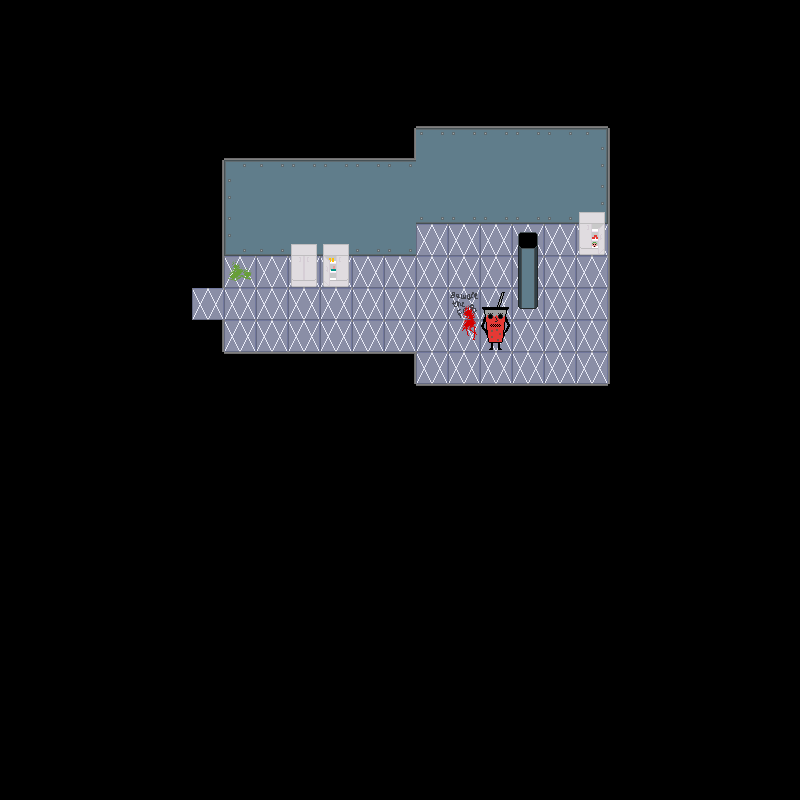

Rendered tile map (Tiled .tmx) drawn with the repository's tilesets; below, a short description and the full map source, tile grids included:
An orthogonal 25x25 tile map with 32x32 px tiles, 5 tile layers (backgroundLayer, wallLayer, objectLayer, objectAboveLayer, ...), 2 tilesets and 1 object.

<map version="1.2" tiledversion="1.2.3" orientation="orthogonal" renderorder="right-down" width="25" height="25" tilewidth="32" tileheight="32" infinite="0" nextlayerid="7" nextobjectid="2">
 <tileset firstgid="1" name="f2tiles" tilewidth="32" tileheight="32" tilecount="56" columns="8">
  <image source="../../assets/Floor 2/f2spritesheet.png" width="256" height="224" />
 </tileset>
 <tileset firstgid="57" name="f2objs" tilewidth="32" tileheight="32" tilecount="16" columns="4">
  <image source="../../assets/Floor 2/objspritesheet.png" width="128" height="128" />
 </tileset>
 <layer id="1" name="backgroundLayer" width="25" height="25">
  <data encoding="csv">
1,1,1,1,1,1,1,1,1,1,1,1,1,1,1,1,1,1,1,1,1,1,1,1,1,
1,1,1,1,1,1,1,1,1,1,1,1,1,1,1,1,1,1,1,1,1,1,1,1,1,
1,1,1,1,1,1,1,1,1,1,1,1,1,1,1,1,1,1,1,1,1,1,1,1,1,
1,1,1,1,1,1,1,1,1,1,1,1,1,1,1,1,1,1,1,1,1,1,1,1,1,
1,1,1,1,1,1,1,1,1,1,1,1,1,1,1,1,1,1,1,1,1,1,1,1,1,
1,1,1,1,1,1,1,1,1,1,1,1,1,1,1,1,1,1,1,1,1,1,1,1,1,
1,1,1,1,1,1,1,1,1,1,1,1,1,1,1,1,1,1,1,1,1,1,1,1,1,
1,1,1,1,1,1,1,1,1,1,1,1,1,36,36,36,36,36,36,1,1,1,1,1,1,
1,1,1,1,1,1,1,43,36,36,36,36,36,36,36,36,36,36,36,1,1,1,1,1,1,
1,1,1,1,1,1,36,36,36,36,36,36,36,36,47,36,36,36,36,1,1,1,1,1,1,
1,1,1,1,1,1,1,36,36,36,36,36,36,36,46,36,36,36,36,1,1,1,1,1,1,
1,1,1,1,1,1,1,1,1,1,1,1,1,36,36,36,36,36,36,1,1,1,1,1,1,
1,1,1,1,1,1,1,1,1,1,1,1,1,1,1,1,1,1,1,1,1,1,1,1,1,
1,1,1,1,1,1,1,1,1,1,1,1,1,1,1,1,1,1,1,1,1,1,1,1,1,
1,1,1,1,1,1,1,1,1,1,1,1,1,1,1,1,1,1,1,1,1,1,1,1,1,
1,1,1,1,1,1,1,1,1,1,1,1,1,1,1,1,1,1,1,1,1,1,1,1,1,
1,1,1,1,1,1,1,1,1,1,1,1,1,1,1,1,1,1,1,1,1,1,1,1,1,
1,1,1,1,1,1,1,1,1,1,1,1,1,1,1,1,1,1,1,1,1,1,1,1,1,
1,1,1,1,1,1,1,1,1,1,1,1,1,1,1,1,1,1,1,1,1,1,1,1,1,
1,1,1,1,1,1,1,1,1,1,1,1,1,1,1,1,1,1,1,1,1,1,1,1,1,
1,1,1,1,1,1,1,1,1,1,1,1,1,1,1,1,1,1,1,1,1,1,1,1,1,
1,1,1,1,1,1,1,1,1,1,1,1,1,1,1,1,1,1,1,1,1,1,1,1,1,
1,1,1,1,1,1,1,1,1,1,1,1,1,1,1,1,1,1,1,1,1,1,1,1,1,
1,1,1,1,1,1,1,1,1,1,1,1,1,1,1,1,1,1,1,1,1,1,1,1,1,
1,1,1,1,1,1,1,1,1,1,1,1,1,1,1,1,1,1,1,1,1,1,1,1,1
</data>
 </layer>
 <layer id="2" name="wallLayer" width="25" height="25">
  <data encoding="csv">
0,0,0,0,0,0,0,0,0,0,0,0,0,0,0,0,0,0,0,0,0,0,0,0,0,
0,0,0,0,0,0,0,0,0,0,0,0,0,0,0,0,0,0,0,0,0,0,0,0,0,
0,0,0,0,0,0,0,0,0,0,0,0,0,0,0,0,0,0,0,0,0,0,0,0,0,
0,0,0,0,0,0,0,0,0,0,0,0,0,7,7,7,7,7,7,1,0,0,0,0,0,
0,0,0,0,0,0,1,7,7,7,7,7,4,27,27,27,27,27,29,6,0,0,0,0,0,
0,0,0,0,0,0,5,28,27,27,27,27,27,22,22,22,22,22,26,6,0,0,0,0,0,
0,0,0,0,0,0,5,23,22,22,22,22,22,25,25,25,25,25,31,6,0,0,0,0,0,
0,0,0,0,0,0,5,30,25,25,25,25,25,0,0,0,0,0,0,6,0,0,0,0,0,
0,0,0,0,0,1,5,0,0,0,0,0,0,0,0,0,0,0,0,6,0,0,0,0,0,
0,0,0,0,0,1,0,0,0,0,0,0,0,0,0,0,0,0,0,6,0,0,0,0,0,
0,0,0,0,0,1,5,0,0,0,0,0,0,0,0,0,0,0,0,6,0,0,0,0,0,
0,0,0,0,0,0,1,2,2,2,2,2,10,0,0,0,0,0,0,6,0,0,0,0,0,
0,0,0,0,0,0,0,0,0,0,0,0,1,2,2,2,2,2,2,1,0,0,0,0,0,
0,0,0,0,0,0,0,0,0,0,0,0,0,0,0,0,0,0,0,0,0,0,0,0,0,
0,0,0,0,0,0,0,0,0,0,0,0,0,0,0,0,0,0,0,0,0,0,0,0,0,
0,0,0,0,0,0,0,0,0,0,0,0,0,0,0,0,0,0,0,0,0,0,0,0,0,
0,0,0,0,0,0,0,0,0,0,0,0,0,0,0,0,0,0,0,0,0,0,0,0,0,
0,0,0,0,0,0,0,0,0,0,0,0,0,0,0,0,0,0,0,0,0,0,0,0,0,
0,0,0,0,0,0,0,0,0,0,0,0,0,0,0,0,0,0,0,0,0,0,0,0,0,
0,0,0,0,0,0,0,0,0,0,0,0,0,0,0,0,0,0,0,0,0,0,0,0,0,
0,0,0,0,0,0,0,0,0,0,0,0,0,0,0,0,0,0,0,0,0,0,0,0,0,
0,0,0,0,0,0,0,0,0,0,0,0,0,0,0,0,0,0,0,0,0,0,0,0,0,
0,0,0,0,0,0,0,0,0,0,0,0,0,0,0,0,0,0,0,0,0,0,0,0,0,
0,0,0,0,0,0,0,0,0,0,0,0,0,0,0,0,0,0,0,0,0,0,0,0,0,
0,0,0,0,0,0,0,0,0,0,0,0,0,0,0,0,0,0,0,0,0,0,0,0,0
</data>
 </layer>
 <layer id="3" name="objectLayer" width="25" height="25">
  <data encoding="csv">
0,0,0,0,0,0,0,0,0,0,0,0,0,0,0,0,0,0,0,0,0,0,0,0,0,
0,0,0,0,0,0,0,0,0,0,0,0,0,0,0,0,0,0,0,0,0,0,0,0,0,
0,0,0,0,0,0,0,0,0,0,0,0,0,0,0,0,0,0,0,0,0,0,0,0,0,
0,0,0,0,0,0,0,0,0,0,0,0,0,0,0,0,0,0,0,0,0,0,0,0,0,
0,0,0,0,0,0,0,0,0,0,0,0,0,0,0,0,0,0,0,0,0,0,0,0,0,
0,0,0,0,0,0,0,0,0,0,0,0,0,0,0,0,0,0,0,0,0,0,0,0,0,
0,0,0,0,0,0,0,0,0,0,0,0,0,0,0,0,0,0,63,0,0,0,0,0,0,
0,0,0,0,0,0,0,0,0,63,63,0,0,0,0,0,0,0,67,0,0,0,0,0,0,
0,0,0,0,0,0,0,0,0,65,2147483714,0,0,0,0,0,0,0,0,0,0,0,0,0,0,
0,0,0,0,0,0,0,0,0,0,0,0,0,0,0,0,57,0,0,0,0,0,0,0,0,
0,0,0,0,0,0,0,0,0,0,0,0,0,0,0,2147483718,0,0,0,0,0,0,0,0,0,
0,0,0,0,0,0,0,0,0,0,0,0,0,0,0,0,0,0,0,0,0,0,0,0,0,
0,0,0,0,0,0,0,0,0,0,0,0,0,0,0,0,0,0,0,0,0,0,0,0,0,
0,0,0,0,0,0,0,0,0,0,0,0,0,0,0,0,0,0,0,0,0,0,0,0,0,
0,0,0,0,0,0,0,0,0,0,0,0,0,0,0,0,0,0,0,0,0,0,0,0,0,
0,0,0,0,0,0,0,0,0,0,0,0,0,0,0,0,0,0,0,0,0,0,0,0,0,
0,0,0,0,0,0,0,0,0,0,0,0,0,0,0,0,0,0,0,0,0,0,0,0,0,
0,0,0,0,0,0,0,0,0,0,0,0,0,0,0,0,0,0,0,0,0,0,0,0,0,
0,0,0,0,0,0,0,0,0,0,0,0,0,0,0,0,0,0,0,0,0,0,0,0,0,
0,0,0,0,0,0,0,0,0,0,0,0,0,0,0,0,0,0,0,0,0,0,0,0,0,
0,0,0,0,0,0,0,0,0,0,0,0,0,0,0,0,0,0,0,0,0,0,0,0,0,
0,0,0,0,0,0,0,0,0,0,0,0,0,0,0,0,0,0,0,0,0,0,0,0,0,
0,0,0,0,0,0,0,0,0,0,0,0,0,0,0,0,0,0,0,0,0,0,0,0,0,
0,0,0,0,0,0,0,0,0,0,0,0,0,0,0,0,0,0,0,0,0,0,0,0,0,
0,0,0,0,0,0,0,0,0,0,0,0,0,0,0,0,0,0,0,0,0,0,0,0,0
</data>
 </layer>
 <layer id="4" name="objectAboveLayer" width="25" height="25">
  <data encoding="csv">
0,0,0,0,0,0,0,0,0,0,0,0,0,0,0,0,0,0,0,0,0,0,0,0,0,
0,0,0,0,0,0,0,0,0,0,0,0,0,0,0,0,0,0,0,0,0,0,0,0,0,
0,0,0,0,0,0,0,0,0,0,0,0,0,0,0,0,0,0,0,0,0,0,0,0,0,
0,0,0,0,0,0,0,0,0,0,0,0,0,0,0,0,0,0,0,0,0,0,0,0,0,
0,0,0,0,0,0,0,0,0,0,0,0,0,0,0,0,0,0,0,0,0,0,0,0,0,
0,0,0,0,0,0,0,0,0,0,0,0,0,0,0,0,0,0,0,0,0,0,0,0,0,
0,0,0,0,0,0,0,0,0,0,0,0,0,0,0,0,0,0,0,0,0,0,0,0,0,
0,0,0,0,0,0,0,0,0,0,0,0,0,0,0,0,58,0,0,0,0,0,0,0,0,
0,0,0,0,0,0,0,0,0,0,0,0,0,0,0,0,72,0,0,0,0,0,0,0,0,
0,0,0,0,0,0,0,0,0,0,0,0,0,0,0,2147483719,0,0,0,0,0,0,0,0,0,
0,0,0,0,0,0,0,0,0,0,0,0,0,0,0,0,0,0,0,0,0,0,0,0,0,
0,0,0,0,0,0,0,0,0,0,0,0,0,0,0,0,0,0,0,0,0,0,0,0,0,
0,0,0,0,0,0,0,0,0,0,0,0,0,0,0,0,0,0,0,0,0,0,0,0,0,
0,0,0,0,0,0,0,0,0,0,0,0,0,0,0,0,0,0,0,0,0,0,0,0,0,
0,0,0,0,0,0,0,0,0,0,0,0,0,0,0,0,0,0,0,0,0,0,0,0,0,
0,0,0,0,0,0,0,0,0,0,0,0,0,0,0,0,0,0,0,0,0,0,0,0,0,
0,0,0,0,0,0,0,0,0,0,0,0,0,0,0,0,0,0,0,0,0,0,0,0,0,
0,0,0,0,0,0,0,0,0,0,0,0,0,0,0,0,0,0,0,0,0,0,0,0,0,
0,0,0,0,0,0,0,0,0,0,0,0,0,0,0,0,0,0,0,0,0,0,0,0,0,
0,0,0,0,0,0,0,0,0,0,0,0,0,0,0,0,0,0,0,0,0,0,0,0,0,
0,0,0,0,0,0,0,0,0,0,0,0,0,0,0,0,0,0,0,0,0,0,0,0,0,
0,0,0,0,0,0,0,0,0,0,0,0,0,0,0,0,0,0,0,0,0,0,0,0,0,
0,0,0,0,0,0,0,0,0,0,0,0,0,0,0,0,0,0,0,0,0,0,0,0,0,
0,0,0,0,0,0,0,0,0,0,0,0,0,0,0,0,0,0,0,0,0,0,0,0,0,
0,0,0,0,0,0,0,0,0,0,0,0,0,0,0,0,0,0,0,0,0,0,0,0,0
</data>
 </layer>
 <objectgroup id="5" name="doorLayer">
  <object id="1" gid="16" x="192" y="320" width="32" height="32">
   <properties>
    <property name="door" value="left" />
   </properties>
  </object>
 </objectgroup>
 <layer id="6" name="aboveLayer" width="25" height="25">
  <data encoding="csv">
0,0,0,0,0,0,0,0,0,0,0,0,0,0,0,0,0,0,0,0,0,0,0,0,0,
0,0,0,0,0,0,0,0,0,0,0,0,0,0,0,0,0,0,0,0,0,0,0,0,0,
0,0,0,0,0,0,0,0,0,0,0,0,0,0,0,0,0,0,0,0,0,0,0,0,0,
0,0,0,0,0,0,0,0,0,0,0,0,0,0,0,0,0,0,0,0,0,0,0,0,0,
0,0,0,0,0,0,0,0,0,0,0,0,0,0,0,0,0,0,0,0,0,0,0,0,0,
0,0,0,0,0,0,0,0,0,0,0,0,0,0,0,0,0,0,0,0,0,0,0,0,0,
0,0,0,0,0,0,0,0,0,0,0,0,0,0,0,0,0,0,0,0,0,0,0,0,0,
0,0,0,0,0,0,0,0,0,0,0,0,0,0,0,0,0,0,0,0,0,0,0,0,0,
0,0,0,0,0,0,0,0,0,0,0,0,0,0,0,0,0,0,0,0,0,0,0,0,0,
0,0,0,0,0,0,0,0,0,0,0,0,0,0,0,0,0,0,0,0,0,0,0,0,0,
0,0,0,0,0,0,0,0,0,0,0,0,0,0,0,0,0,0,0,0,0,0,0,0,0,
0,0,0,0,0,0,0,0,0,0,0,0,0,0,0,0,0,0,0,0,0,0,0,0,0,
0,0,0,0,0,0,0,0,0,0,0,0,0,0,0,0,0,0,0,0,0,0,0,0,0,
0,0,0,0,0,0,0,0,0,0,0,0,0,0,0,0,0,0,0,0,0,0,0,0,0,
0,0,0,0,0,0,0,0,0,0,0,0,0,0,0,0,0,0,0,0,0,0,0,0,0,
0,0,0,0,0,0,0,0,0,0,0,0,0,0,0,0,0,0,0,0,0,0,0,0,0,
0,0,0,0,0,0,0,0,0,0,0,0,0,0,0,0,0,0,0,0,0,0,0,0,0,
0,0,0,0,0,0,0,0,0,0,0,0,0,0,0,0,0,0,0,0,0,0,0,0,0,
0,0,0,0,0,0,0,0,0,0,0,0,0,0,0,0,0,0,0,0,0,0,0,0,0,
0,0,0,0,0,0,0,0,0,0,0,0,0,0,0,0,0,0,0,0,0,0,0,0,0,
0,0,0,0,0,0,0,0,0,0,0,0,0,0,0,0,0,0,0,0,0,0,0,0,0,
0,0,0,0,0,0,0,0,0,0,0,0,0,0,0,0,0,0,0,0,0,0,0,0,0,
0,0,0,0,0,0,0,0,0,0,0,0,0,0,0,0,0,0,0,0,0,0,0,0,0,
0,0,0,0,0,0,0,0,0,0,0,0,0,0,0,0,0,0,0,0,0,0,0,0,0,
0,0,0,0,0,0,0,0,0,0,0,0,0,0,0,0,0,0,0,0,0,0,0,0,0
</data>
 </layer>
</map>
